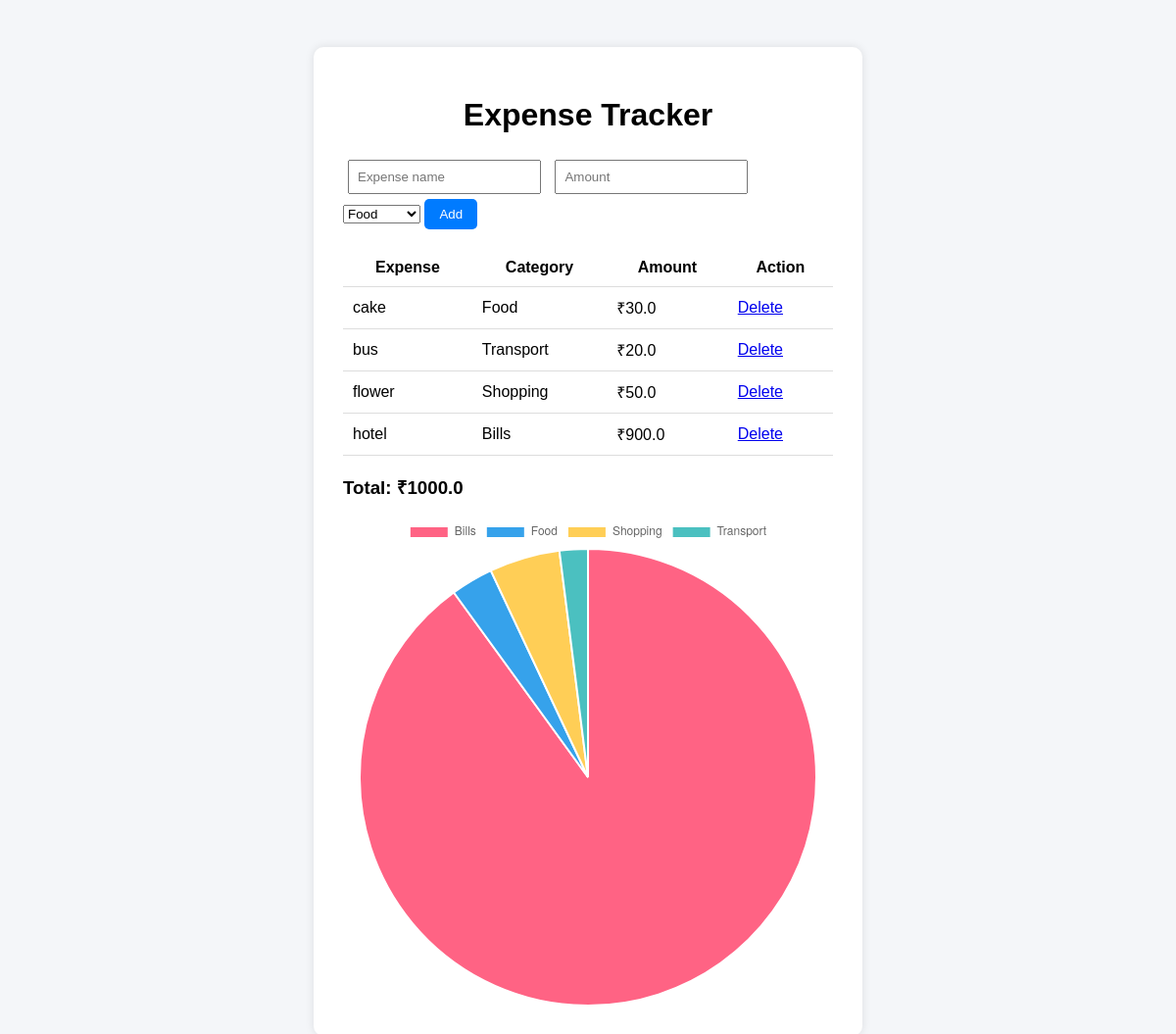
The page / on the database its author committed.
### tables this page shows
CREATE TABLE expenses (
id INTEGER PRIMARY KEY AUTOINCREMENT,
name TEXT,
amount REAL,
category TEXT
);

### app.py (the view)
@app.route("/")
def home():
    conn = get_db()
    expenses = conn.execute("SELECT * FROM expenses").fetchall()
    total = conn.execute(
        "SELECT SUM(amount) FROM expenses"
    ).fetchone()[0] or 0
    category_data = conn.execute("""
        SELECT category, SUM(amount) as total
        FROM expenses
        GROUP BY category
    """).fetchall()
    categories = [row["category"] for row in category_data]
    category_totals = [row["total"] for row in category_data]
    conn.close()
    return render_template(
        "index.html",
        expenses=expenses,
        total=total,
        categories=categories,
        category_totals=category_totals
    )

### app.py (called while the page is built)
def get_db():
    conn = sqlite3.connect("database.db")
    conn.row_factory = sqlite3.Row
    return conn

### templates/index.html (shortened to what this page needs)
<!DOCTYPE html>
<html>
<head>
<link rel="stylesheet" href="{{ url_for('static', filename='style.css') }}">
</head>
<body>
<div class="container">
<h1>Expense Tracker</h1>
<form action="/add" method="POST">
<input type="text" name="name" placeholder="Expense name" required>
<input type="number" name="amount" placeholder="Amount" required>
<select name="category">
<option value="Food">Food</option>
</select>
<button type="submit">Add</button>
</form>
<table>
<tr>
<th>Expense</th>
<th>Category</th>
<th>Amount</th>
<th>Action</th>
</tr>
{% for expense in expenses %}
<tr>
<td>{{ expense.name }}</td>
<td>{{ expense.category }}</td>
<td>₹{{ expense.amount }}</td>
<td><a href="/delete/{{ expense.id }}">Delete</a></td>
</tr>
{% endfor %}
</table>
<h3>Total: ₹{{ total }}</h3>
<canvas id="expenseChart" height="300"></canvas>
<script>
const ctx = document.getElementById('expenseChart');
new Chart(ctx, {
    type: 'pie',
    data: {
        labels: {{ categories | tojson }},
        datasets: [{
            label: 'Expenses by Category',
            data: {{ category_totals | tojson }},
            backgroundColor: [
                '#ff6384',
                '#36a2eb',
                '#ffce56',
                '#4bc0c0'
            ]
        }]
    }
});
</script>
</div>
</body>
</html>

### static/style.css (style rules this page uses)
body { font-family: Arial; background:#f4f6f9; padding:40px; }
.container { background:white; padding:30px; border-radius:10px; width:500px; margin:auto; box-shadow:0 0 10px rgba(0,0,0,0.1); }
h1 { text-align:center; }
input { padding:8px; margin:5px; }
button { padding:8px 15px; background:#007bff; color:white; border:none; border-radius:5px; }
table { width:100%; margin-top:20px; border-collapse:collapse; }
th,td { padding:10px; border-bottom:1px solid #ddd; }

### rows shown on the page
expenses: name "cake", category "Food", amount "30.0"
expenses: name "bus", category "Transport", amount "20.0"
expenses: name "flower", category "Shopping", amount "50.0"
expenses: name "hotel", category "Bills", amount "900.0"

### other values the page prints
{{ total }} "1000.0"
chart data {{ categories | tojson }} ["Bills", "Food", "Shopping", "Transport"]
chart data {{ category_totals | tojson }} [900.0, 30.0, 50.0, 20.0]
